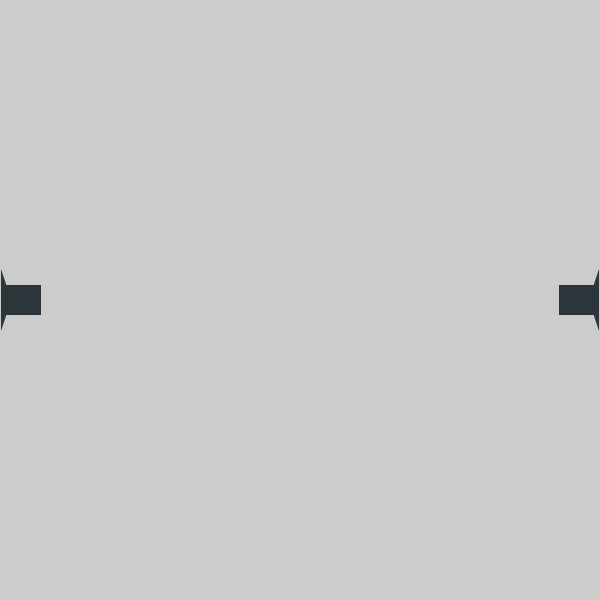
Frame 1 (no input)
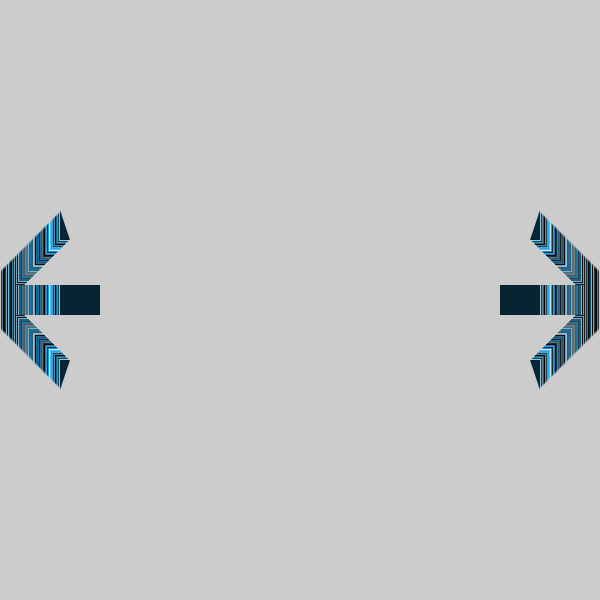
Frame 60 (the mouse pressed at the canvas centre just before this capture)
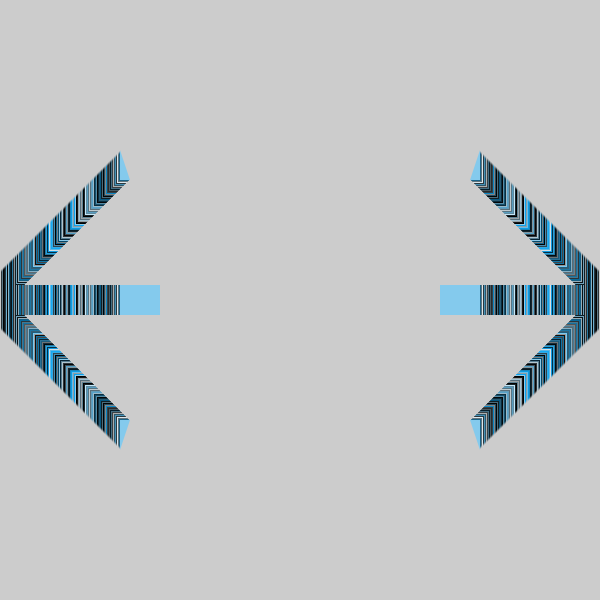
Frame 120 (the mouse held since frame 60 and released just before this capture)

The Processing sketch that drew these frames (run headless with seeded random() and noise(); from frame 60 on, the mouse is pressed at the canvas centre):

// Processing sketch: processing_91843
// ── processing_91843.pde

/*int counter;

void setup() {  //setup function called initially, only once
  size(250, 250);
  background(255);  //set background white
  colorMode(HSB);   //set colors to Hue, Saturation, Brightness mode
  counter = 0;
}

void draw() {  //draw function loops 
  counter++;
  noStroke();
  fill(random(255),100,255,50);
  
  if(mousePressed == true) { //add some interaction
    ellipse(mouseX, mouseY, 20, 20);
  }
  else {
    ellipse(width/2, height/2, 80*sin(counter), 80*sin(counter));
  }
}
*/
 
// global variables
int leng = 40;
float x = 0;
float x2 = 600;
float y1 = 300;
float y2 = 300;
float speed = 1;
 
void setup() {
  size(600, 600);
  smooth();
  rectMode(CENTER);
  colorMode( HSB, 360, 100, 100);
  //frameRate(10);
  
}
 
void draw() {
  println(frameRate);
  //background(0);
 
 
  //snake shape
   
  int snakefillHue;
  int snakefillHue2;
  //snakefillHue = (int)random(0, 360);
  snakefillHue = 100; 
  snakefillHue2 = 200; 
  int snakefillBrightness;
  snakefillBrightness = (int)random(0, 100);
  int snakefillBrightness2;
  snakefillBrightness2 = (int)random(0, 100);
  int snakefillSaturation;
  snakefillSaturation = (int)random(0, 100);
  int snakefillSaturation2;
  snakefillSaturation2 = (int)random(0, 100);
   
 
  x += speed;
  x2 -= speed;
  y1 += speed; 
  y2 -= speed;
   
  fill(snakefillHue, snakefillBrightness, snakefillSaturation);
  fill(snakefillHue2, snakefillBrightness2, snakefillSaturation2);
  noStroke();
  rect(x+(leng/2), 300, leng, 30);
  triangle(x, y1, x, y1+30, x+(leng/4), y1);
  triangle(x, y2, x, y2-30, x+(leng/4), y2);

  rect(x2-(leng/2), 300, leng, 30);
  triangle(x2, y1, x2, y1+30, x2-(leng/4), y1);
  triangle(x2, y2, x2, y2-30, x2-(leng/4), y2);
   
 /* ellipse(x+leng, 300, 50, 29);
  
   if(mousePressed == true) { //add some interaction
    ellipse(mouseX, mouseY, 20, 20);
  }
  else {
    ellipse(width/2, height/2, 80*sin(counter), 80*sin(counter));
  }
   */
}
